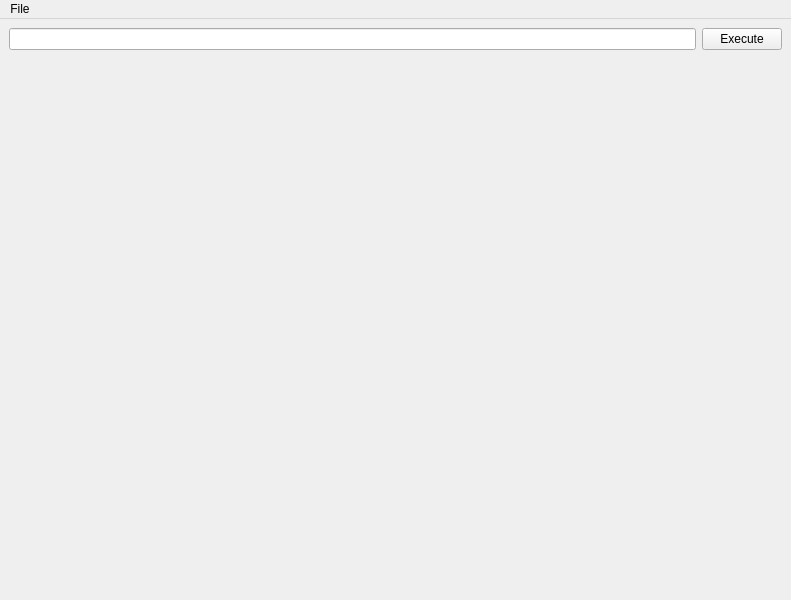
<?xml version="1.0" encoding="UTF-8"?>
<ui version="4.0">
 <class>MplMainWindow</class>
 <widget class="QMainWindow" name="MplMainWindow">
  <property name="geometry">
   <rect>
    <x>0</x>
    <y>0</y>
    <width>791</width>
    <height>600</height>
   </rect>
  </property>
  <property name="windowTitle">
   <string>MainWindow</string>
  </property>
  <widget class="QWidget" name="mplcentralwidget">
   <layout class="QVBoxLayout" name="verticalLayout">
    <item>
     <layout class="QHBoxLayout" name="mplhorizontalLayout">
      <item>
       <widget class="QLineEdit" name="mpllineEdit">
        <property name="text">
         <string/>
        </property>
       </widget>
      </item>
      <item>
       <widget class="QPushButton" name="mplpushButton">
        <property name="text">
         <string>Execute</string>
        </property>
       </widget>
      </item>
     </layout>
    </item>
    <item>
     <widget class="MplWidget" name="mpl" native="true">
      <property name="sizePolicy">
       <sizepolicy hsizetype="Expanding" vsizetype="Expanding">
        <horstretch>0</horstretch>
        <verstretch>0</verstretch>
       </sizepolicy>
      </property>
     </widget>
    </item>
   </layout>
  </widget>
  <widget class="QMenuBar" name="menubar">
   <property name="geometry">
    <rect>
     <x>0</x>
     <y>0</y>
     <width>791</width>
     <height>21</height>
    </rect>
   </property>
   <widget class="QMenu" name="mplmenuFile">
    <property name="title">
     <string>File</string>
    </property>
    <addaction name="mplactionOpen"/>
    <addaction name="separator"/>
    <addaction name="mplactionQuit"/>
   </widget>
   <addaction name="mplmenuFile"/>
  </widget>
  <action name="mplactionOpen">
   <property name="text">
    <string>Open</string>
   </property>
  </action>
  <action name="actionExit">
   <property name="text">
    <string>Pause</string>
   </property>
  </action>
  <action name="actionExit_2">
   <property name="text">
    <string>Exit</string>
   </property>
  </action>
  <action name="mplactionQuit">
   <property name="text">
    <string>Quit</string>
   </property>
  </action>
 </widget>
 <customwidgets>
  <customwidget>
   <class>MplWidget</class>
   <extends>QWidget</extends>
   <header location="global">mplwidget</header>
   <container>1</container>
  </customwidget>
 </customwidgets>
 <resources/>
 <connections/>
</ui>
